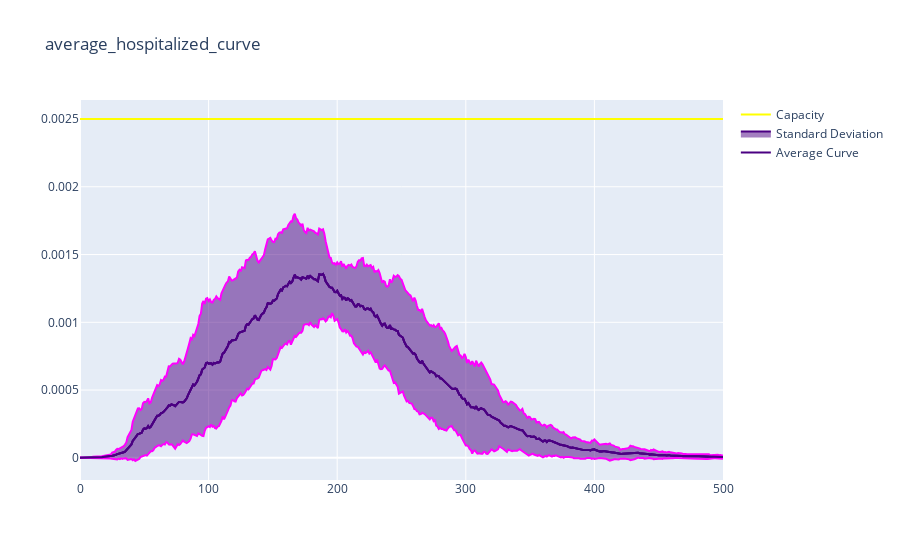

Notebook code for this chart:
### Code cell
plot_average_hospitalized_curve(sims, 'average_hospitalized_curve')
# Source of compartive data
#https://github.com/covid19br/nowcasting/blob/master/dados_processados/projecao_leitos/municipios/SP/Sao_Paulo/hospitalizados/hopitalized_2020-05-20.csv

### Figure 1 — Plotly figure (JSON) as saved in the notebook; plotly's stock layout.template omitted (floating-point values rounded to 4 significant figures; data arrays with more than 128 entries replaced by an {"elided": "..."} marker saying what was removed)
{"data": [{"line": {"color": "indigo"}, "mode": "lines", "name": "Average Curve", "type": "scatter", "x": {"elided": "501 int values"}, "y": {"elided": "501 float values"}}, {"line": {"color": "magenta"}, "mode": "lines", "showlegend": false, "type": "scatter", "x": {"elided": "501 int values"}, "y": {"elided": "501 float values"}}, {"fill": "tonexty", "line": {"color": "indigo"}, "mode": "lines", "name": "Standard Deviation", "type": "scatter", "x": {"elided": "501 int values"}, "y": {"elided": "501 float values"}}, {"line": {"color": "magenta"}, "mode": "lines", "showlegend": false, "type": "scatter", "x": {"elided": "501 int values"}, "y": {"elided": "501 float values"}}, {"fill": "tonexty", "line": {"color": "indigo"}, "mode": "lines", "showlegend": false, "type": "scatter", "x": {"elided": "501 int values"}, "y": {"elided": "501 float values"}}, {"line": {"color": "yellow"}, "mode": "lines", "name": "Capacity", "showlegend": true, "type": "scatter", "x": {"elided": "501 int values"}, "y": {"elided": "501 float values"}}], "layout": {"title": {"text": "average_hospitalized_curve"}}}
